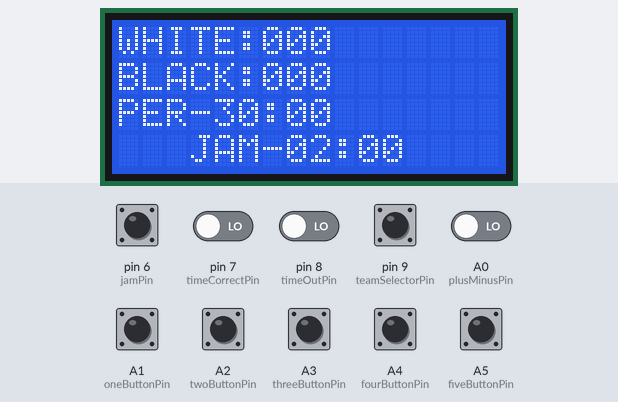
Recording of a sketch running on a simulated Arduino Uno, built with avr-gcc and run on an emulated ATmega328P. Parts: 16×4 character LCD. The test bench sets the inputs (shaded band); at power-on: A0 (plusMinusPin), A1 (oneButtonPin), A2 (twoButtonPin), A3 (threeButtonPin), A4 (fourButtonPin), A5 (fiveButtonPin), pin 6 (jamPin), pin 7 (timeCorrectPin), pin 8 (timeOutPin), pin 9 (teamSelectorPin) LOW. What the sketch prints to the serial monitor is not drawn.

Above: at 1.2 s.
1.3 s: pin 6 (jamPin) driven HIGH
At 3.1 s:
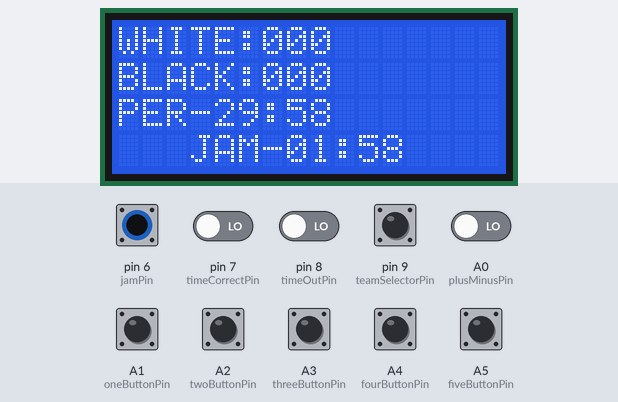
3.8 s: pin 8 (timeOutPin) driven HIGH
At 5.0 s:
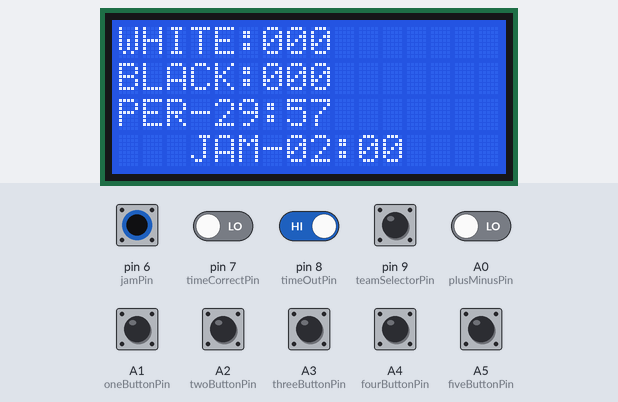
5.3 s: pin 6 (jamPin) pulsed LOW 5 times (0.12 s each, 0.3 s apart)
At 9.5 s:
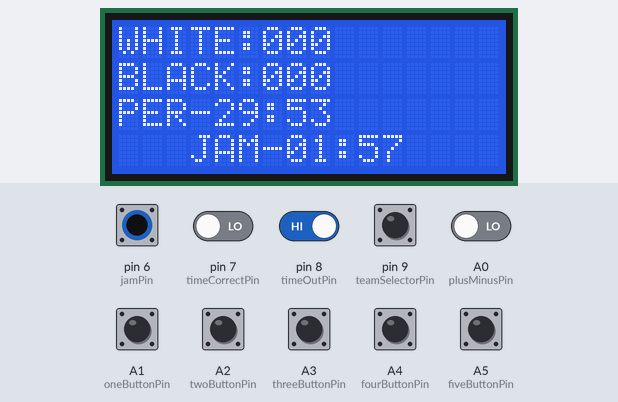
Timing chart, 0 to 11.0 s (numbered marks = the images above; inputs shaded):
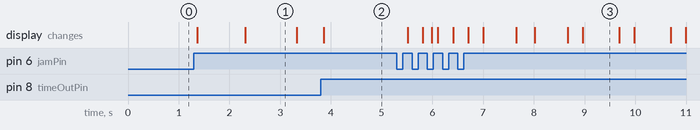

The sketch:

scoreKeeper.ino
```cpp
//===============LCD SETUP
#include <LiquidCrystal.h>
LiquidCrystal lcd(12,11,5,4,3,2);

//=====================Time
long minute=60000;
long second = 1000;
long jamMax = minute*2;
long periodMax=minute*30;
long periodTime=0;
long jamTime=0;
long timeOutTimer=0;
long freezePeriodTime=0;
boolean periodStarted=false;
boolean jamStarted=false;
boolean timeOutStarted=false;


//==================Point Vars
int whiteScore = 0;
int blackScore=0;

//=================Button Control

int timeCorrectPin = 7;
int timeOutPin = 8;
int jamPin=6;
int teamSelectorPin = 9;
int oneButtonPin = A1;
int twoButtonPin = A2;
int threeButtonPin = A3;
int fourButtonPin = A4;
int fiveButtonPin = A5;
int plusMinusPin=A0;

int oneButtonState=LOW;
int twoButtonState=LOW;
int threeButtonState=LOW;
int fourButtonState=LOW;
int fiveButtonState=LOW;
int jamButtonState=LOW;
int timeOutButtonState=LOW;

//================COMS
int sendToArduinoCount=7;
int loopCount=0;

void setup() {
  lcd.begin(16,4);

  pinMode(teamSelectorPin,INPUT);
  pinMode(plusMinusPin,INPUT);
  pinMode(oneButtonPin,INPUT);
  pinMode(twoButtonPin,INPUT);
  pinMode(threeButtonPin,INPUT);
  pinMode(fourButtonPin,INPUT);
  pinMode(fiveButtonPin,INPUT);

  pinMode(timeCorrectPin,INPUT);
  pinMode(timeOutPin,INPUT);
  pinMode(jamPin,INPUT);

  Serial.begin(9600);
  Serial.print("Launched");

}

void loop() {
  printToScreen(whiteScore,blackScore);

  if(digitalRead(timeCorrectPin)==HIGH){
    int timeCorrection=0;
    getScore(timeCorrection);

    periodTime = periodTime +timeCorrection*1000;
    freezePeriodTime =freezePeriodTime+timeCorrection*1000;
  }
  else if(digitalRead(teamSelectorPin)==HIGH){
     getScore(whiteScore);
     limitScore(whiteScore);
  }
  else{
    getScore(blackScore);
    limitScore(blackScore);
  }
  resetButtons();

  if(digitalRead(timeOutPin)==HIGH){

    if(timeOutButtonState==LOW){

      if(!timeOutStarted){
        timeOutStarted=true;
        timeOutTimer=millis();
        freezePeriodTime =periodTime-millis();
        jamStarted=false;
      }

      timeOutButtonState=HIGH;
    }
  }

  if(digitalRead(jamPin)==HIGH)
  {
    if(jamButtonState==LOW){
      if(!periodStarted){
        periodTime=millis()+periodMax;
        periodStarted=true;
      }
      if(!jamStarted){
        jamTime=millis()+jamMax;
        jamStarted=true;
      }
      else{
        jamStarted=false;
      }
      if(timeOutStarted){
        timeOutStarted=false;
         periodTime=periodTime+(millis()-timeOutTimer);
      }
      jamButtonState=HIGH;
    }
  }

  if(jamTime<millis())
    jamStarted=false;
  if(periodTime<millis())
    periodStarted=false;

  if(loopCount==sendToArduinoCount){
    Serial.println("W:"+String(whiteScore));
    Serial.println("B:"+String(blackScore));
    Serial.println("F:");
    loopCount=0;
  }
  //Contorol Loop Speed
  delay(50);
  loopCount++;
}

void limitScore(int &score){
  if(score<0)
    score=0;
  if(score>999)
    score=999;
}

void getScore(int &score){

int out=0;
  if(digitalRead(oneButtonPin)==HIGH){
    if(oneButtonState==LOW){
        out=1;
        oneButtonState=HIGH;
    }
  }
  if(digitalRead(twoButtonPin)==HIGH){
    if(twoButtonState==LOW){
        out=2;
        twoButtonState=HIGH;
    }
  }
  if(digitalRead(threeButtonPin)==HIGH){
    if(threeButtonState==LOW){
        out=3;
        threeButtonState=HIGH;
    }
  }
  if(digitalRead(fourButtonPin)==HIGH){
    if(fourButtonState==LOW){
        out=4;
        fourButtonState=HIGH;
    }
  }
  if(digitalRead(fiveButtonPin)==HIGH){
    if(fiveButtonState==LOW){
        out=5;
        fiveButtonState=HIGH;
    }
  }

  if(digitalRead(plusMinusPin)==HIGH)
    score+=out;
   else
    score-=out;

}

void resetButtons(){

  if(digitalRead(oneButtonPin)==LOW){
    oneButtonState=LOW;
  }
   if(digitalRead(twoButtonPin)==LOW){
    twoButtonState=LOW;
  }
   if(digitalRead(threeButtonPin)==LOW){
    threeButtonState=LOW;
  }
   if(digitalRead(fourButtonPin)==LOW){
    fourButtonState=LOW;
  }
   if(digitalRead(fiveButtonPin)==LOW){
    fiveButtonState=LOW;
  }
  if(digitalRead(jamPin)==LOW){
      jamButtonState=LOW;
    }
  if(digitalRead(timeOutPin)==LOW){
      timeOutButtonState=LOW;
    }
}

void printToScreen(int whitePnt, int blackPnt){


  String whitePointString ="WHITE:";
  whitePointString+=padScore(whitePnt);

  String blackPointString="BLACK:";
  blackPointString+=padScore(blackPnt);

  lcd.clear();
  lcd.setCursor(0,0);
  lcd.print(whitePointString);
  lcd.setCursor(0,1);
  lcd.print(blackPointString);

  lcd.setCursor(0,2);
  String periodText ="PER-";
  if(timeOutStarted){
    lcd.print(periodText+freezeTime(freezePeriodTime));
    if(loopCount==sendToArduinoCount)
      Serial.println("P:"+freezeTime(freezePeriodTime));
  }
  else{

    if(periodStarted){
      lcd.print(periodText+gameTime(periodTime));
      if(loopCount==sendToArduinoCount)
        Serial.println("P:"+gameTime(periodTime));
    }
    else{
      lcd.print(periodText+"30:00");
    if(loopCount==sendToArduinoCount)
        Serial.println("P:30:00");
    }
  }

  lcd.setCursor(0,3);
  String jamText="   JAM-";
  if(jamStarted){
    lcd.print(jamText+gameTime(jamTime));
    if(loopCount==sendToArduinoCount)
      Serial.println("J:"+gameTime(jamTime));
  }
   else{
     lcd.print(jamText+"02:00");
  if(loopCount==sendToArduinoCount)
     Serial.println("J:02:00");
   }
}

String gameTime(long timeTracker){
 long val = timeTracker-millis();
 int minutes = val/minute;
  int seconds = (val%minute)/second;
  String output = padTime(minutes)+":"+padTime(seconds);
  return output;
}

String freezeTime(long timeTracker){
 long val = timeTracker;
 int minutes = val/minute;
  int seconds = (val%minute)/second;
  String output = padTime(minutes)+":"+padTime(seconds);
  return output;
}


String padScore(int score){
  String tempString = String(score);
  if(tempString.length() ==1)
      return String("00")+=tempString;
  if(tempString.length() ==2)
      return String("0")+=tempString;
return tempString;
}

String padTime(int score){
  String tempString = String(score);
  if(tempString.length() ==1)
      return String("0")+=tempString;
return tempString;
}
```

Measured:
- after the input at 1.3 s, the display: first changes after 0.06 s (image 1 shows a later state)
- after the input at 3.8 s, the display: changes after 0.06 s (image 2)
- after the input at 5.3 s, the display: first changes after 0.22 s (image 3 shows a later state)
- what the display in image 1 shows lasts 1.0 s, from 2.3 s to 3.3 s
- what the display in image 3 shows lasts 0.7 s, from 9.0 s to 9.7 s
